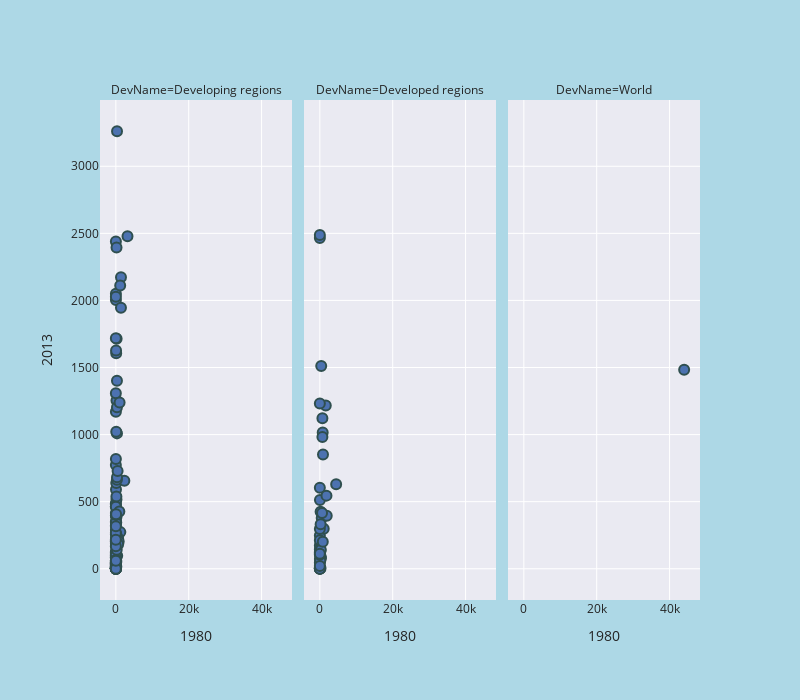

Notebook code for this chart:
### Markdown cell above
NOW, LET'S SEE HOW MUH IMIGRATION PATTERNS HAVE CHANGED FROM 1980 TO 2013

### Code cell
pio.templates.default = "seaborn"
fig = px.scatter(df, x="1980", y="2013", facet_col="DevName", width=800, height=700)
fig.update_layout(margin=dict(l=100, r=100, t=100, b=100), paper_bgcolor="LightBlue",)
fig.update_traces(marker=dict(size=10, line=dict(width=2, color="DarkSlateGrey")), selector=dict(mode="markers"))
fig.show()

### Figure 1 — Plotly figure (JSON) as saved in the notebook; plotly's stock layout.template omitted (floating-point values rounded to 4 significant figures; data arrays with more than 128 entries replaced by an {"elided": "..."} marker saying what was removed)
{"data": [{"hovertemplate": "DevName=Developing regions<br>1980=%{x}<br>2013=%{y}<extra></extra>", "legendgroup": "", "marker": {"color": "rgb(76,114,176)", "line": {"color": "DarkSlateGrey", "width": 2}, "size": 10, "symbol": "circle"}, "mode": "markers", "name": "", "orientation": "v", "showlegend": false, "type": "scatter", "x": {"elided": "133 int values"}, "xaxis": "x", "y": {"elided": "133 int values"}, "yaxis": "y"}, {"hovertemplate": "DevName=Developed regions<br>1980=%{x}<br>2013=%{y}<extra></extra>", "legendgroup": "", "marker": {"color": "rgb(76,114,176)", "line": {"color": "DarkSlateGrey", "width": 2}, "size": 10, "symbol": "circle"}, "mode": "markers", "name": "", "orientation": "v", "showlegend": false, "type": "scatter", "x": [1, 0, 702, 234, 0, 511, 0, 24, 0, 0, 0, 272, 0, 208, 1626, 1065, 205, 17, 781, 1820, 701, 0, 1, 1, 14, 191, 0, 0, 1889, 602, 116, 863, 4473, 0, 375, 0, 1, 0, 0, 0, 211, 281, 806, 0, 0], "xaxis": "x2", "y": [603, 1, 1121, 90, 247, 379, 119, 512, 2, 125, 174, 81, 45, 76, 1217, 298, 425, 72, 1015, 545, 982, 213, 0, 145, 7, 4, 1, 9, 395, 415, 59, 852, 630, 1231, 1512, 2466, 0, 297, 105, 20, 331, 140, 201, 112, 2487], "yaxis": "y2"}, {"hovertemplate": "DevName=World<br>1980=%{x}<br>2013=%{y}<extra></extra>", "legendgroup": "", "marker": {"color": "rgb(76,114,176)", "line": {"color": "DarkSlateGrey", "width": 2}, "size": 10, "symbol": "circle"}, "mode": "markers", "name": "", "orientation": "v", "showlegend": false, "type": "scatter", "x": [44000], "xaxis": "x3", "y": [1484], "yaxis": "y3"}], "layout": {"annotations": [{"font": {}, "showarrow": false, "text": "DevName=Developing regions", "x": 0.16, "xanchor": "center", "xref": "paper", "y": 1, "yanchor": "bottom", "yref": "paper"}, {"font": {}, "showarrow": false, "text": "DevName=Developed regions", "x": 0.5, "xanchor": "center", "xref": "paper", "y": 1, "yanchor": "bottom", "yref": "paper"}, {"font": {}, "showarrow": false, "text": "DevName=World", "x": 0.84, "xanchor": "center", "xref": "paper", "y": 1, "yanchor": "bottom", "yref": "paper"}], "height": 700, "legend": {"tracegroupgap": 0}, "margin": {"b": 100, "l": 100, "r": 100, "t": 100}, "paper_bgcolor": "LightBlue", "width": 800, "xaxis": {"anchor": "y", "domain": [0, 0.32], "title": {"text": "1980"}}, "xaxis2": {"anchor": "y2", "domain": [0.34, 0.66], "matches": "x", "title": {"text": "1980"}}, "xaxis3": {"anchor": "y3", "domain": [0.68, 1.0], "matches": "x", "title": {"text": "1980"}}, "yaxis": {"anchor": "x", "domain": [0, 1], "title": {"text": "2013"}}, "yaxis2": {"anchor": "x2", "domain": [0, 1], "matches": "y", "showticklabels": false}, "yaxis3": {"anchor": "x3", "domain": [0, 1], "matches": "y", "showticklabels": false}}}
